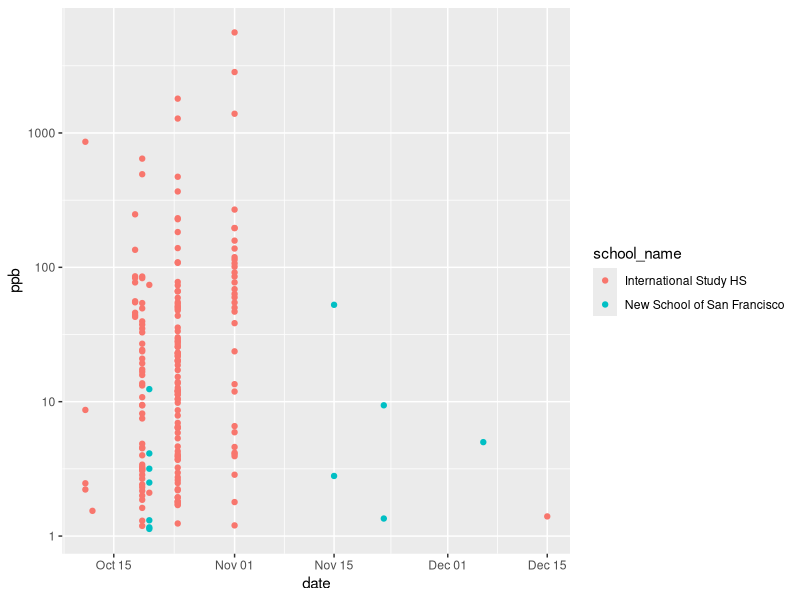

Write R code to recreate this figure. (Note: this script raises an error after producing the figure.)
library(tidyverse)
library(lubridate)

lead <- read_csv('sfusd_lead_sampling.csv')
glimpse(lead)


l1 <- lead %>% 
  mutate(lead_present = ifelse(`Pb (µg/L)` == '< 1' | is.na(`Pb (µg/L)`), FALSE, TRUE)) %>% 
  filter(lead_present) %>% 
  mutate(ppb = as.numeric(`Pb (µg/L)`), date = mdy(sample_date)) %>%
  select(school_name, date, ppb, lat, lon) %>% 
  group_by(school_name) %>% 
  filter(date == max(date)) %>%
  filter(ppb == max(ppb)) %>% 
  ungroup() %>% 
  unique()

l2 <- lead %>% 
  mutate(lead_present = ifelse(`Pb (µg/L)` == '< 1' | is.na(`Pb (µg/L)`), FALSE, TRUE)) %>% 
  filter(lead_present) %>% 
  mutate(ppb = as.numeric(`Pb (µg/L)`), date = mdy(sample_date)) %>%
  select(school_name, date, ppb, lat, lon) %>% 
  group_by(school_name) %>% 
  summarise(ppb2 = max(ppb)) %>% 
  ungroup() 

l1 %>% 
  left_join(l2) %>% 
  mutate(diff = ppb - ppb2) %>% View

# just going to use the max sample per school to represent problem
# using max reading from most recent test is the same as max overall sample for all but 5 schools

lead %>% 
  mutate(lead_present = ifelse(`Pb (µg/L)` == '< 1' | is.na(`Pb (µg/L)`), FALSE, TRUE)) %>% 
  filter(lead_present) %>% 
  mutate(ppb = as.numeric(`Pb (µg/L)`), date = mdy(sample_date)) %>%
  select(school_name, date, ppb, lat, lon) %>% 
  group_by(school_name) %>% 
  filter(ppb == max(ppb)) %>% 
  ungroup() %>% 
  unique() %>% 
  mutate(school_name = str_replace(school_name, 'ES', 'Elementary School'),
         school_name = str_replace(school_name, 'MS', 'Middle School'),
         school_name = str_replace(school_name, 'HS', 'High School')) %>% 
  write_csv('app_data.csv')


# looking at extremes
lead %>%
  filter(school_name %in% c('New School of San Francisco', 'International Study HS')) %>% 
  mutate(lead_present = ifelse(`Pb (µg/L)` == '< 1' | is.na(`Pb (µg/L)`), FALSE, TRUE)) %>% 
  filter(lead_present) %>% 
  mutate(date = mdy(sample_date), ppb = as.numeric(`Pb (µg/L)`)) %>% 
  select(school_name, sample_point_name , date, ppb, result) %>% 
  ggplot(aes(x = date, y = ppb, color = school_name)) +
  geom_point() +
  scale_y_log10()

 

View(lead)

lead %>% 
  mutate(lead_present = ifelse(`Pb (µg/L)` == '< 1' | is.na(`Pb (µg/L)`), FALSE, TRUE)) %>%  
  group_by(school_name, lat, lon) %>% 
  summarise(lead_present = any(lead_present)) %>% 
  ungroup() %>% 
  mutate(id = row_number()) %>% 
  select(id, school_name:lead_present) %>% 
  write_csv('school_lookup.csv')

school_lookup <- read_csv('school_lookup.csv')

